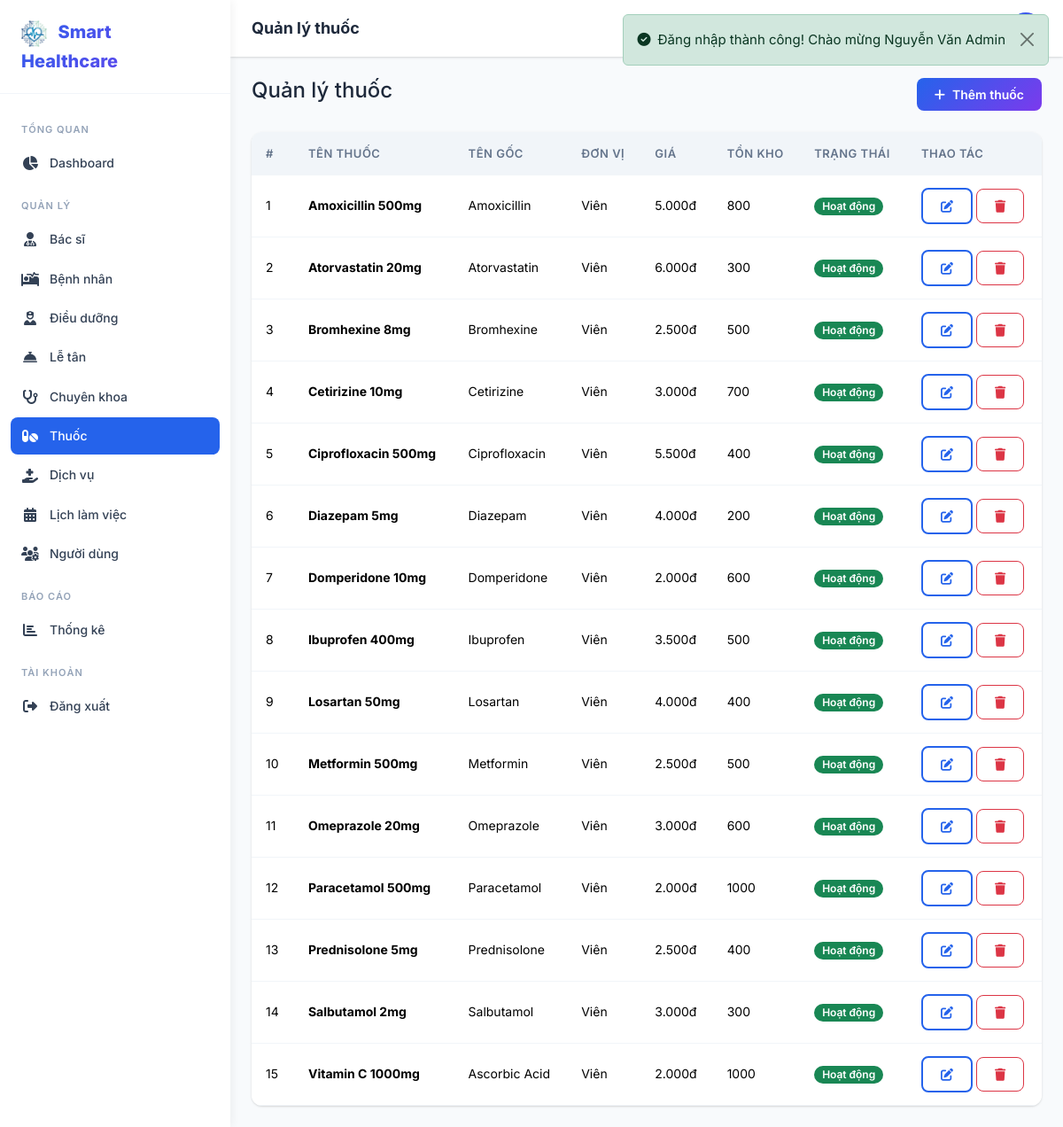
Page /admin/medicines (signed in) on the committed database.
### tables this page shows
CREATE TABLE medicines (
    id INT AUTO_INCREMENT PRIMARY KEY,
    name VARCHAR(255) NOT NULL,
    generic_name VARCHAR(255) DEFAULT NULL,
    unit VARCHAR(50) DEFAULT 'Viên',
    price DECIMAL(12,2) DEFAULT 0.00,
    stock INT DEFAULT 0,
    description TEXT DEFAULT NULL,
    status ENUM('active','inactive') DEFAULT 'active',
    created_at TIMESTAMP DEFAULT CURRENT_TIMESTAMP,
    updated_at TIMESTAMP DEFAULT CURRENT_TIMESTAMP ON UPDATE CURRENT_TIMESTAMP
);

### app/controllers/AdminController.php (called while the page is built, shortened)
<?php
class AdminController extends Controller
{
    public function medicines(): void
    {
        $model = new Medicine();
        $this->view('admin/medicines', [
            'title'     => 'Quản lý thuốc',
            'medicines' => $model->all('name ASC'),
        ], 'dashboard');
    }
}

### public/index.php (called while the page is built, shortened)
<?php
require_once APP_PATH . '/helpers/functions.php';
$url = isset($_GET['url']) ? rtrim($_GET['url'], '/') : '';
$router = new Router();
$router->dispatch($url);

### app/core/Model.php (called while the page is built, shortened)
<?php
class Model
{
    protected static ?PDO $db = null;
    protected string $table = '';
    public static function setDatabase(PDO $pdo): void
    {
        self::$db = $pdo;
    }
    protected function db(): PDO
    {
        return self::$db;
    }
    public function all(string $orderBy = 'id DESC'): array
    {
        $stmt = $this->db()->query("SELECT * FROM {$this->table} ORDER BY {$orderBy}");
        return $stmt->fetchAll();
    }
}

### app/views/admin/medicines.php (the view)
<div class="d-flex justify-content-between align-items-center mb-4"><h4>Quản lý thuốc</h4><a href="<?= url('/admin/medicines/create') ?>" class="btn btn-gradient"><i class="fas fa-plus me-2"></i>Thêm thuốc</a></div>
<div class="table-custom"><div class="table-responsive"><table class="table">
    <thead><tr><th>#</th><th>Tên thuốc</th><th>Tên gốc</th><th>Đơn vị</th><th>Giá</th><th>Tồn kho</th><th>Trạng thái</th><th>Thao tác</th></tr></thead>
    <tbody>
        <?php foreach ($medicines as $i => $m): ?>
        <tr><td><?= $i+1 ?></td><td><strong><?= e($m['name']) ?></strong></td><td><?= e($m['generic_name'] ?? '') ?></td><td><?= e($m['unit']) ?></td><td><?= format_money($m['price']) ?></td><td><?= $m['stock'] ?></td><td><?= status_badge($m['status']) ?></td>
        <td><a href="<?= url('/admin/medicines/edit/'.$m['id']) ?>" class="btn btn-sm btn-outline-primary"><i class="fas fa-edit"></i></a> <a href="<?= url('/admin/medicines/delete/'.$m['id']) ?>" class="btn btn-sm btn-outline-danger" onclick="return confirm('Xóa?')"><i class="fas fa-trash"></i></a></td></tr>
        <?php endforeach; ?>
    </tbody>
</table></div></div>

### app/helpers/functions.php (shortened to what this page needs)
<?php
function e(?string $value): string
{
    return htmlspecialchars($value ?? '', ENT_QUOTES, 'UTF-8');
}
function url(string $path = ''): string
{
    return BASE_URL . $path;
}
function format_money($amount): string
{
    return number_format((float)$amount, 0, ',', '.') . 'đ';
}
function status_badge(string $status): string
{
    $map = [
        'active'      => ['Hoạt động', 'success'],
        'inactive'    => ['Ngừng', 'secondary'],
        'banned'      => ['Khóa', 'danger'],
        'pending'     => ['Chờ xử lý', 'warning'],
        'confirmed'   => ['Đã xác nhận', 'info'],
        'in_progress' => ['Đang khám', 'primary'],
        'completed'   => ['Hoàn thành', 'success'],
        'cancelled'   => ['Đã hủy', 'danger'],
        'dispensed'   => ['Đã cấp', 'success'],
        'failed'      => ['Thất bại', 'danger'],
        'refunded'    => ['Hoàn tiền', 'warning'],
    ];
    $info = $map[$status] ?? [$status, 'secondary'];
    return '<span class="badge bg-' . $info[1] . '">' . $info[0] . '</span>';
}

### app/core/Router.php (shortened to what this page needs)
<?php
class Router
{
    private array $routes = [];
    private function addRoute(string $method, string $uri, string $action): void
    {
        $pattern = preg_replace('/\{([a-zA-Z_]+)\}/', '(?P<$1>[^/]+)', $uri);
        $pattern = '#^' . $pattern . '$#';
        $this->routes[] = [
            'method'  => $method,
            'pattern' => $pattern,
            'action'  => $action,
        ];
    }
    public function dispatch(string $url): void
    {
        $method = $_SERVER['REQUEST_METHOD'];
        foreach ($this->routes as $route) {
            if ($route['method'] !== $method) continue;
            if (preg_match($route['pattern'], $url, $matches)) {
                $params = array_filter($matches, 'is_string', ARRAY_FILTER_USE_KEY);
                [$controllerName, $actionName] = explode('@', $route['action']);
                $controller = new $controllerName();
                call_user_func_array([$controller, $actionName], $params);
                return;
            }
        }
    }
}

### assets/css/style.css (style rules this page uses)
:root { --primary: #2563eb; --primary-dark: #1d4ed8; --primary-light: #dbeafe; --accent: #10b981; --accent-dark: #059669; --danger: #ef4444; --warning: #f59e0b; --info: #06b6d4; --dark: #1e293b; --dark-2: #334155; --gray: #64748b; --gray-light: #94a3b8; --light: #f1f5f9; --lighter: #f8fafc; --white: #ffffff; --shadow: 0 1px 3px rgba(0,0,0,.1), 0 1px 2px rgba(0,0,0,.06); --shadow-md: 0 4px 6px rgba(0,0,0,.07), 0 2px 4px rgba(0,0,0,.06); --shadow-lg: 0 10px 15px rgba(0,0,0,.1), 0 4px 6px rgba(0,0,0,.05); --radius: 0.75rem; --radius-sm: 0.5rem; --sidebar-width: 260px; --topbar-height: 64px; --transition: all 0.3s ease; --font: 'Inter', -apple-system, BlinkMacSystemFont, sans-serif; --gradient-primary: linear-gradient(135deg, #2563eb 0%, #7c3aed 100%); --gradient-accent: linear-gradient(135deg, #10b981 0%, #06b6d4 100%); --gradient-hero: linear-gradient(135deg, #1e3a8a 0%, #7c3aed 50%, #2563eb 100%); }
* { margin: 0; padding: 0; box-sizing: border-box; }
body { font-family: var(--font); font-size: 0.9375rem; color: var(--dark); background: var(--lighter); line-height: 1.6; -webkit-font-smoothing: antialiased; }
a { color: var(--primary); text-decoration: none; transition: var(--transition); }
.table-custom { border-radius: var(--radius); overflow: hidden; box-shadow: var(--shadow); background: var(--white); }
.table-custom .table { margin: 0; }
.table-custom .table thead th { background: var(--light); font-weight: 600; font-size: 0.8125rem; text-transform: uppercase; letter-spacing: 0.5px; color: var(--gray); border: none; padding: 0.875rem 1rem; }
.table-custom .table td { padding: 0.875rem 1rem; vertical-align: middle; border-color: var(--light); font-size: 0.875rem; }
.btn { border-radius: var(--radius-sm); font-weight: 600; font-size: 0.875rem; padding: 0.5rem 1.25rem; transition: var(--transition); }
.btn-gradient { background: var(--gradient-primary); color: #fff; border: none; }
.btn-outline-primary { border: 2px solid var(--primary); color: var(--primary); }
.badge { font-weight: 600; font-size: 0.75rem; padding: 0.35em 0.75em; border-radius: 50px; }

### rows in the picture
medicines: name "Amoxicillin 500mg", generic_name "Amoxicillin", unit "Viên", price "5.000đ", stock "800", status "Hoạt động"
medicines: name "Atorvastatin 20mg", generic_name "Atorvastatin", unit "Viên", price "6.000đ", stock "300", status "Hoạt động"
medicines: name "Bromhexine 8mg", generic_name "Bromhexine", unit "Viên", price "2.500đ", stock "500", status "Hoạt động"
medicines: name "Cetirizine 10mg", generic_name "Cetirizine", unit "Viên", price "3.000đ", stock "700", status "Hoạt động"
medicines: name "Ciprofloxacin 500mg", generic_name "Ciprofloxacin", unit "Viên", price "5.500đ", stock "400", status "Hoạt động"
medicines: name "Diazepam 5mg", generic_name "Diazepam", unit "Viên", price "4.000đ", stock "200", status "Hoạt động"
medicines: name "Domperidone 10mg", generic_name "Domperidone", unit "Viên", price "2.000đ", stock "600", status "Hoạt động"
medicines: name "Ibuprofen 400mg", generic_name "Ibuprofen", unit "Viên", price "3.500đ", stock "500", status "Hoạt động"
medicines: name "Losartan 50mg", generic_name "Losartan", unit "Viên", price "4.000đ", stock "400", status "Hoạt động"
medicines: name "Metformin 500mg", generic_name "Metformin", unit "Viên", price "2.500đ", stock "500", status "Hoạt động"
medicines: name "Omeprazole 20mg", generic_name "Omeprazole", unit "Viên", price "3.000đ", stock "600", status "Hoạt động"
medicines: name "Paracetamol 500mg", generic_name "Paracetamol", unit "Viên", price "2.000đ", stock "1000", status "Hoạt động"
medicines: name "Prednisolone 5mg", generic_name "Prednisolone", unit "Viên", price "2.500đ", stock "400", status "Hoạt động"
medicines: name "Salbutamol 2mg", generic_name "Salbutamol", unit "Viên", price "3.000đ", stock "300", status "Hoạt động"
medicines: name "Vitamin C 1000mg", generic_name "Ascorbic Acid", unit "Viên", price "2.000đ", stock "1000", status "Hoạt động"
